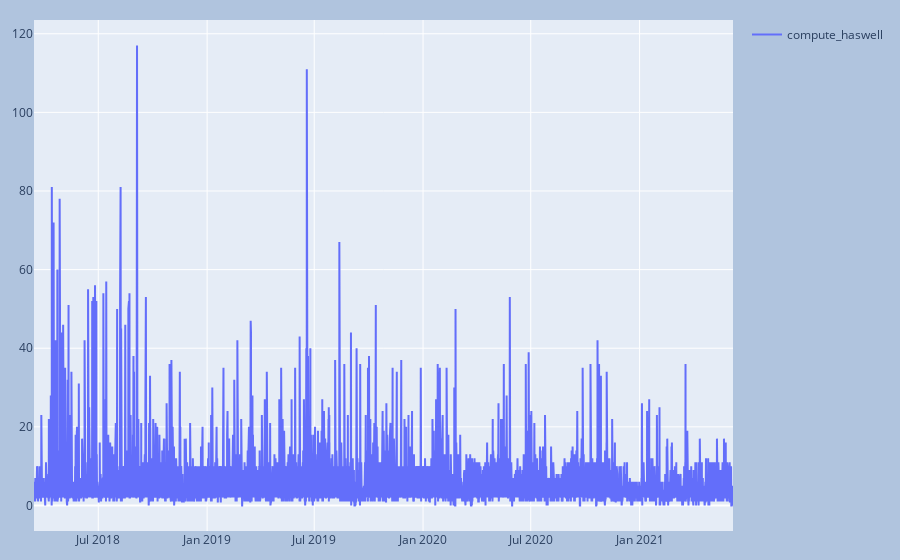

The notebook cell saved with this chart:
### Markdown cell above
## Step 1. Resample by a time slot

Counting the number of nodes assigned to Chameleon users within a fixed time interval.

### Code cell
dataset = resample_sum(dataset, slot)
# dataset = get_roll_avg(dataset, rw)
dataset.dropna(inplace=True)
plot_rsrc(dataset, 'compute_haswell')
dataset.set_index(['start_on'], inplace=True)

### Figure 1 — Plotly figure (JSON) as saved in the notebook; plotly's stock layout.template omitted (floating-point values rounded to 4 significant figures; data arrays with more than 128 entries replaced by an {"elided": "..."} marker saying what was removed)
{"data": [{"mode": "lines", "name": "compute_haswell", "type": "scatter", "x": {"elided": "9453 str values"}, "y": {"elided": "9453 int values"}}], "layout": {"margin": {"b": 20, "l": 20, "r": 20, "t": 20}, "paper_bgcolor": "LightSteelBlue", "showlegend": true}}
